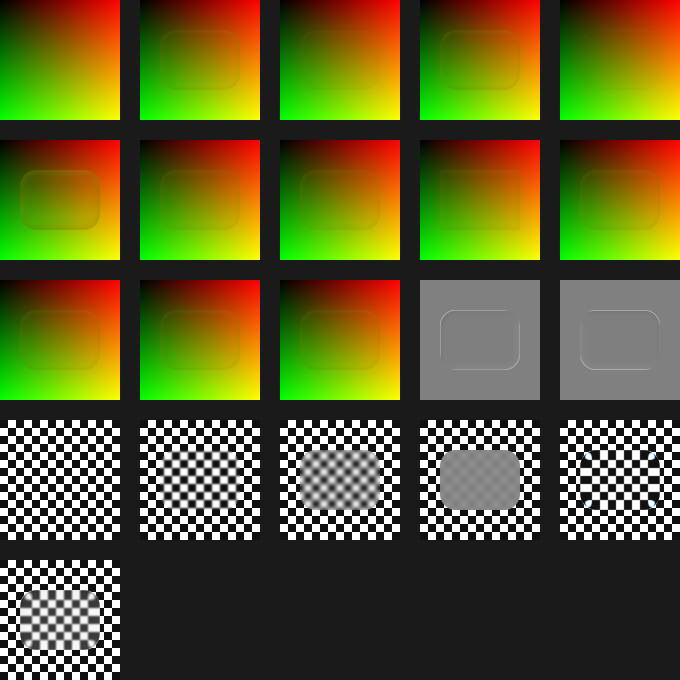
#> input picture research/calib/figma-board-checker.png, 1360 x 1360 px, given in place of board2.png, which was not available (shown at 1/2 size)
$ python fitdisp.py .
#> lines starting #> are read from the running program, lines starting #| are printed output that depends on the picture; after the words box and inside, x2 and y2 are one past the last pixel; in counts of white or black regions, pixels touching at a corner belong together; long printed decimals are rounded; pictures that were not available may be replaced by others from this repository, and a replacement may not be noted
### research/calib/model.py
import sys, numpy as np
from PIL import Image

def linstep(a, b, x): return np.clip((x - a) / max(1e-5, b - a), 0, 1)

def sdf_round_box(px, py, hx, hy, r):
    r = min(r, hx, hy)
    qx, qy = np.abs(px) - (hx - r), np.abs(py) - (hy - r)
    return np.hypot(np.maximum(qx, 0), np.maximum(qy, 0)) + np.minimum(np.maximum(qx, qy), 0) - r

def normal(px, py, hx, hy, rad, bevel):
    r = min(hx, hy, rad)
    rfx, rfy = np.abs(px) - (hx - r), np.abs(py) - (hy - r)
    inner = np.maximum(rfx, rfy) <= -bevel * (1.0 if bevel >= rad else 0.0)
    sh = np.maximum(-np.minimum(rfx, rfy), 0)
    rx, ry = rfx + sh, rfy + sh
    l = np.hypot(rx, ry); l = np.where(l > 1e-10, l, 1)
    nx, ny = rx / l * np.sign(px), ry / l * np.sign(py)
    nx[inner] = 0; ny[inner] = 0
    return nx, ny

def displacement(w, h, radius, P):
    """Figma glass offset field (node px). P: dict with refr, dist, bevel, splay."""
    ys, xs = np.mgrid[0:h, 0:w] + 0.5
    hx, hy = w / 2, h / 2
    px, py = xs - hx, ys - hy
    sdf = sdf_round_box(px, py, hx, hy, radius)
    dist, bevel, I = P['dist'], P['bevel'], P['refr']
    sg = linstep(-dist - bevel, -bevel, sdf)
    si = 0.999 * dist
    sj = np.clip(sg ** 3.5 * dist * I, -si, si)
    sk = I * 0.2 * si
    sl = linstep(-bevel - 1e-4, -bevel * 0.3, sdf)
    nx, ny = normal(px, py, hx, hy, max(radius, max(bevel, dist)), bevel)
    l = np.hypot(px, py); l = np.where(l > 1e-10, l, 1)
    s = P.get('splay', 0)
    mx, my = nx * (1 - s) + px / l * s, ny * (1 - s) + py / l * s
    mag = sj * (1 - sl) + sk * sl
    return -mx * mag, -my * mag, sdf

def gblur(a, s):
    if s <= 0: return a
    r = int(np.ceil(s * 4)); x = np.arange(-r, r + 1); k = np.exp(-x**2 / (2 * s * s)); k /= k.sum()
    pad = [(r, r), (r, r)] + [(0, 0)] * (a.ndim - 2)
    p = np.pad(a, pad, mode='edge')
    p = np.apply_along_axis(lambda v: np.convolve(v, k, 'valid'), 1, p)
    return np.apply_along_axis(lambda v: np.convolve(v, k, 'valid'), 0, p)

def bilinear(img, x, y):
    h, w = img.shape[:2]
    x = np.clip(x - .5, 0, w - 1.001); y = np.clip(y - .5, 0, h - 1.001)
    x0, y0 = np.floor(x).astype(int), np.floor(y).astype(int); fx, fy = (x - x0)[..., None], (y - y0)[..., None]
    a, b, c, d = img[y0, x0], img[y0, x0 + 1], img[y0 + 1, x0], img[y0 + 1, x0 + 1]
    return a * (1 - fx) * (1 - fy) + b * fx * (1 - fy) + c * (1 - fx) * fy + d * fx * fy

def render(bg, gx, gy, w, h, radius, P, ca, sigma):
    """Glass over bg (H,W,3): node at (gx,gy) size w*h. Returns the glass region."""
    dx, dy, sdf = displacement(w, h, radius, P)
    src = gblur(bg, sigma)
    ys, xs = np.mgrid[0:h, 0:w] + .5
    X, Y = xs + gx, ys + gy
    if ca < 1e-3:
        return bilinear(src, X + dx, Y + dy)
    out = np.zeros((h, w, 3))
    taps = [(i / 7 - .5, 1 - abs(2 * (i / 7 - .5))) for i in range(8)]
    ws = sum(t[1] for t in taps)
    for c, sh in ((0, .5), (1, 0), (2, -.5)):
        for f, wt in taps:
            k = 1 + (f + sh) * ca
            out[..., c] += bilinear(src, X + dx * k, Y + dy * k)[..., c] * wt / ws
    return out

### research/calib/fitdisp.py
import sys, numpy as np
from PIL import Image
sys.path.insert(0, sys.path[0])
from model import render
C = sys.argv[1]
fig = np.asarray(Image.open(f'{C}/data/board2.png').convert('RGB')).astype(float)
def fcell(i): c, r = i % 5, i // 5; return fig[r*280:r*280+240, c*280:c*280+240]
#> called with i = 15
#> after `return fig[r * 280:r * 280 + 240, c * 280:c * 280 + 240]`:
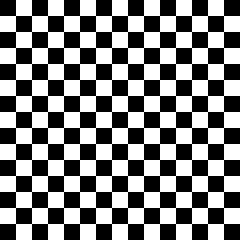
#> returned value: shape (240, 240, 3) float64; values 17 (black) and 255 (white), 49.8% white; 1 white region, box (x1, y1, x2, y2) and area: (0, 0, 240, 240) 28672
bg = fcell(15); tgt = fcell(19)[60:180, 40:200]
P = dict(refr=.8, dist=20, bevel=1, splay=0)
best = None
for sigma in (0, .3, .5, .7, .9):
    for ca in (.05, .1, .15, .2, .25, .3, .4):
        e = np.abs(render(bg, 40, 60, 160, 120, 32, P, ca, sigma) - tgt).mean()
        if best is None or e < best[0]: best = (e, sigma, ca)
        print(f'sigma {sigma} ca {ca}: {e:.2f}')
#> this loop made 5 passes
#> pass 1, in bilinear, `x0, y0 = (np.floor(x).astype(int), np.floor(y).astype(int))`:
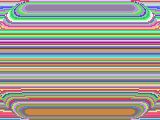
#> y0: shape (120, 160) int64; 115 distinct labels, from 62 to 176; one colour per label, 0 black
print('best', best)
#| best (6.735, 0.7, 0.2)
e0 = np.abs(render(bg, 40, 60, 160, 120, 32, P, .2, 0) - tgt).mean()
#> in normal (call 36), `inner = np.maximum(rfx, rfy) <= -bevel * (1.0 if bevel >= rad else 0.0)`: inner: shape (120, 160) bool; 28% white; 1 white region, box (x1, y1, x2, y2) and area: (32, 32, 128, 88) 5376
#> in normal (call 36), `nx[inner] = 0`:
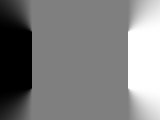
#> nx: shape (120, 160) float64; min -1, max 1, mean 5.55e-19; drawn with min black and max white
#> in normal (call 36), `ny[inner] = 0`:
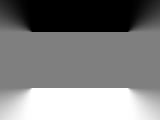
#> ny: shape (120, 160) float64; min -1, max 1, mean 0; drawn with min black and max white
#> in displacement (call 36), `l = np.hypot(px, py)`:
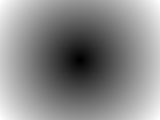
#> l: shape (120, 160) float64; min 0.707, max 99.3, mean 53.9; drawn with min black and max white
#> the loop in render (call 36), `for c, sh in ((0, .5), (1, 0), (2, -.5)):` made 3 passes
#> pass 1, in bilinear (call 841), `fx, fy = ((x - x0)[..., None], (y - y0)[..., None])`:
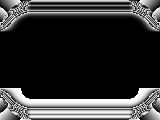
#> fy: shape (120, 160, 1) float64; min 0, max 1, mean 0.202
#> after the loop in render (call 36), `for c, sh in ((0, .5), (1, 0), (2, -.5)):`:
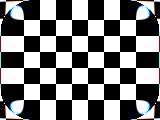
#> out: shape (120, 160, 3) float64; mean of channels 0, 1, 2 130.8, 131.2, 131.7; drawn with min black and max white
print('no-blur ca .2:', round(e0, 2))
#| no-blur ca .2: 14.37
